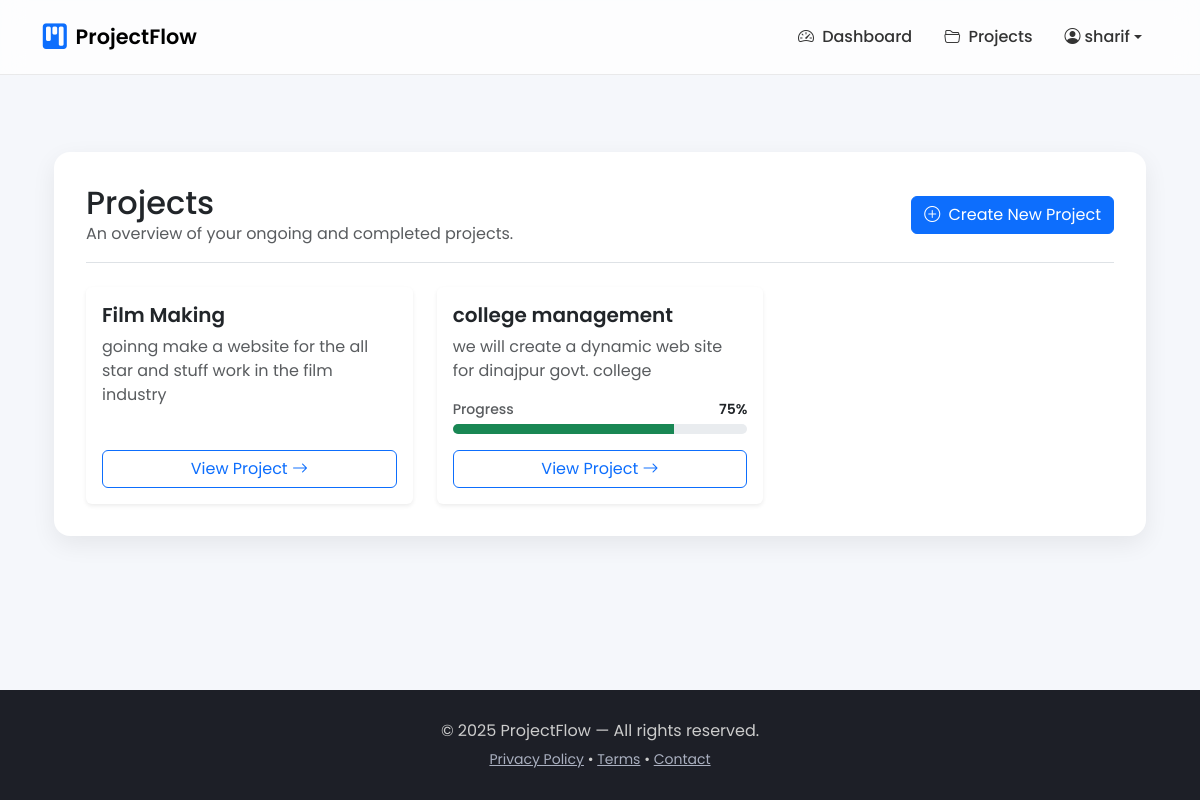
Screenshot of /projects/ (signed in) with the database file from the repository.
### PM/models.py (models this page shows, shortened)
class Project(models.Model):
    name = models.CharField(max_length=200)
    description = models.TextField(blank=True)
    start_date = models.DateTimeField(default=timezone.now)
    end_date = models.DateTimeField(null=True, blank=True)
    manager = models.ForeignKey(User, on_delete=models.CASCADE, related_name="managed_projects")
    client = models.ForeignKey(User, on_delete=models.SET_NULL, null=True, blank=True, related_name="client_projects")
    @property
    def progress(self):
        total = self.tasks.count()
        if total == 0:
            return 0
        completed = self.tasks.filter(status="done").count()
        return int((completed / total) * 100)

### PM/views.py (the view)
# urls.py: path('projects/', views.project_list, name='project_list'),
@login_required
def project_list(request):
    user = request.user
    projects = Project.objects.filter(Q(manager=user) | Q(client=user))
    return render(request, "project_list.html", {"projects": projects})

### PM/templates/project_list.html (shortened to what this page needs)
{% extends 'base.html' %}
{% block content %}
<div class="container">
    <div class="content-card">
        <div class="d-flex flex-wrap justify-content-between align-items-center mb-4 pb-3 border-bottom">
            <div>
                <h1 class="h2 mb-0">Projects</h1>
                <p class="text-muted mb-0">An overview of your ongoing and completed projects.</p>
            </div>
            <a href="{% url 'project_create' %}" class="btn btn-primary mt-3 mt-md-0">
                <i class="bi bi-plus-circle me-1"></i> Create New Project
            </a>
        </div>
        {% if projects %}
        <div class="row row-cols-1 row-cols-md-2 row-cols-lg-3 g-4">
            {% for project in projects %}
            <div class="col">
                <div class="card h-100 shadow-sm border-0 hover-lift">
                    <div class="card-body d-flex flex-column">
                        <h5 class="card-title fw-semibold">{{ project.name }}</h5>
                        <p class="card-text text-muted flex-grow-1">
                            {{ project.description|truncatewords:20 }}
                        </p>
                        {% if project.progress %}
                            <div class="mb-3">
                                <div class="d-flex justify-content-between mb-1">
                                    <small class="text-muted fw-medium">Progress</small>
                                    <small class="fw-semibold">{{ project.progress }}%</small>
                                </div>
                                <div class="progress" style="height: 10px; border-radius: 6px;">
                                    <div class="progress-bar
                                        {% if project.progress < 40 %}
                                            bg-danger
                                        {% elif project.progress < 70 %}
                                            bg-warning
                                        {% else %}
                                            bg-success
                                        {% endif %}"
                                        role="progressbar"
                                        style="width: {{ project.progress }}%;">
                                    </div>
                                </div>
                            </div>
                        {% endif %}
                        <a href="{% url 'project_detail' project.id %}" class="btn btn-outline-primary mt-auto">
                            View Project <i class="bi bi-arrow-right"></i>
                        </a>
                    </div>
                </div>
            </div>
            {% endfor %}
        </div>
        {% endif %}
    </div>
</div>
{% endblock %}

### PM/templates/base.html (shortened to what this page needs)
{% load static %}
{% load crispy_forms_tags %}
<!DOCTYPE html>
<html lang="en">
<head>
    <link href="https://cdn.jsdelivr.net/npm/bootstrap@5.3.3/dist/css/bootstrap.min.css" rel="stylesheet">
    <link rel="stylesheet" href="https://cdn.jsdelivr.net/npm/bootstrap-icons@1.11.3/font/bootstrap-icons.min.css">
</head>
<body>
    <nav class="navbar navbar-expand-lg fixed-top">
        <div class="container">
            <a class="navbar-brand d-flex align-items-center" href="{% url 'home' %}">
                <i class="bi bi-kanban-fill text-primary me-2" style="font-size:1.6rem"></i>
                ProjectFlow
            </a>
            <div class="collapse navbar-collapse" id="navbarNav">
                <ul class="navbar-nav ms-auto align-items-center">
                    {% if user.is_authenticated %}
                        <li class="nav-item"><a class="nav-link" href="{% url 'dashboard' %}">
                            <i class="bi bi-speedometer2 me-1"></i> Dashboard</a>
                        </li>
                        <li class="nav-item"><a class="nav-link" href="{% url 'project_list' %}">
                            <i class="bi bi-folder2-open me-1"></i> Projects</a>
                        </li>
                        <li class="nav-item dropdown">
                            <a class="nav-link dropdown-toggle d-flex align-items-center" href="#"
                               data-bs-toggle="dropdown">
                                <i class="bi bi-person-circle me-1"></i>
                                {{ user.username|default:'User' }}
                            </a>
                        </li>
                    {% endif %}
                </ul>
            </div>
        </div>
    </nav>
<main class="main-content container" style="padding-top: 7rem;">
    {% block content %}
    {% endblock %}
</main>
    <footer class="footer mt-auto">
        <div class="container text-center">
            <p class="mb-1">© {% now "Y" %} ProjectFlow — All rights reserved.</p>
            <small>
                <a href="#">Privacy Policy</a> •
                <a href="#">Terms</a> •
                <a href="#">Contact</a>
            </small>
        </div>
    </footer>
</body>
</html>

### PM/templates/base.html (style rules this page uses)
body { font-family: 'Poppins', sans-serif; background: #f5f7fb; min-height: 100vh; display: flex; flex-direction: column; }
.navbar { backdrop-filter: blur(12px); background: rgba(255, 255, 255, 0.75); border-bottom: 1px solid rgba(0, 0, 0, 0.08); padding-top: 0.8rem; padding-bottom: 0.8rem; }
.navbar-brand { font-weight: 600; font-size: 1.3rem; }
.nav-link { font-weight: 500; color: #333 !important; padding: 0.6rem 1rem !important; }
.content-card { background: #fff; padding: 2rem; border-radius: 1rem; box-shadow: 0 8px 24px rgba(0, 0, 0, 0.07); margin-top: 2.5rem; margin-bottom: 2.5rem; }
.footer { background: #1d1f27; padding: 1.8rem 0; color: #ccc; }
.footer a { color: #aab0c0; transition: 0.2s; }

### PM/templates/project_list.html (style rules this page uses)
.hover-lift { transition: 0.25s ease-in-out; }
.progress-bar { transition: width 0.8s ease-in-out; font-weight: 600; }

### rows the page displays
Project: name "Film Making", description "goinng make a website for the all star and stuff work in the film industry"
Project: name "college management", description "we will create a dynamic web site for dinajpur govt. college", progress "75"

### other values shown
{{ user.username|default:'User' }} "sharif"
